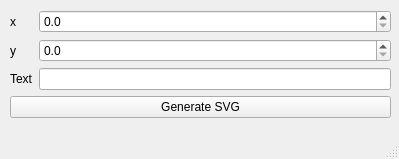
<?xml version="1.0" encoding="UTF-8"?>
<ui version="4.0">
 <class>MainWindow</class>
 <widget class="QMainWindow" name="MainWindow">
  <property name="geometry">
   <rect>
    <x>0</x>
    <y>0</y>
    <width>399</width>
    <height>159</height>
   </rect>
  </property>
  <property name="windowTitle">
   <string>SVGen</string>
  </property>
  <property name="windowOpacity">
   <double>0.900000000000000</double>
  </property>
  <widget class="QWidget" name="centralwidget">
   <widget class="QWidget" name="formLayoutWidget">
    <property name="geometry">
     <rect>
      <x>10</x>
      <y>10</y>
      <width>381</width>
      <height>131</height>
     </rect>
    </property>
    <layout class="QFormLayout" name="formLayout">
     <item row="0" column="0">
      <widget class="QLabel" name="xLabel">
       <property name="text">
        <string>x</string>
       </property>
      </widget>
     </item>
     <item row="0" column="1">
      <widget class="QDoubleSpinBox" name="xSpinBox">
       <property name="decimals">
        <number>1</number>
       </property>
       <property name="maximum">
        <double>1.000000000000000</double>
       </property>
       <property name="singleStep">
        <double>0.100000000000000</double>
       </property>
      </widget>
     </item>
     <item row="1" column="0">
      <widget class="QLabel" name="yLabel">
       <property name="text">
        <string>y</string>
       </property>
      </widget>
     </item>
     <item row="1" column="1">
      <widget class="QDoubleSpinBox" name="ySpinBox">
       <property name="decimals">
        <number>1</number>
       </property>
       <property name="maximum">
        <double>1.000000000000000</double>
       </property>
       <property name="singleStep">
        <double>0.100000000000000</double>
       </property>
      </widget>
     </item>
     <item row="2" column="0">
      <widget class="QLabel" name="txtLabel">
       <property name="text">
        <string>Text</string>
       </property>
      </widget>
     </item>
     <item row="2" column="1">
      <widget class="QLineEdit" name="txtEdit"/>
     </item>
     <item row="3" column="0" colspan="2">
      <widget class="QPushButton" name="genButton">
       <property name="text">
        <string>Generate SVG</string>
       </property>
      </widget>
     </item>
    </layout>
   </widget>
  </widget>
  <widget class="QMenuBar" name="menubar">
   <property name="geometry">
    <rect>
     <x>0</x>
     <y>0</y>
     <width>399</width>
     <height>22</height>
    </rect>
   </property>
  </widget>
  <widget class="QStatusBar" name="statusbar"/>
 </widget>
 <resources/>
 <connections/>
</ui>
